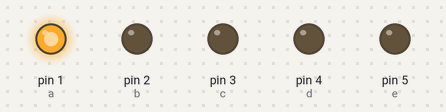
This sketch was run on a simulated Arduino Uno, built with avr-gcc and run on an emulated ATmega328P. On the bench: output pins drawn as LEDs (lit = HIGH).

Above: at 0.5 s.
At 2.5 s:
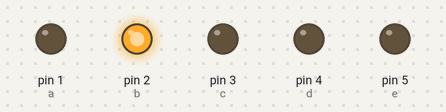
At 4.5 s:
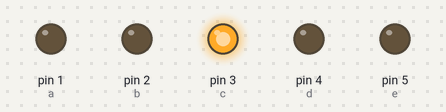
At 6.5 s:
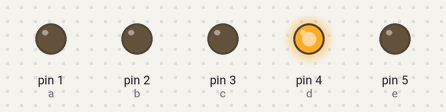
At 8.5 s:
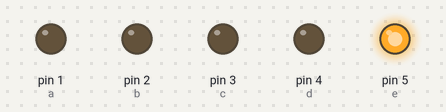
At 11.5 s:
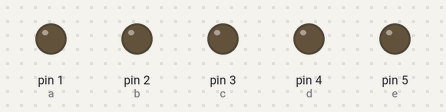
Timing chart, 0 to 13.0 s (numbered marks = the images above):
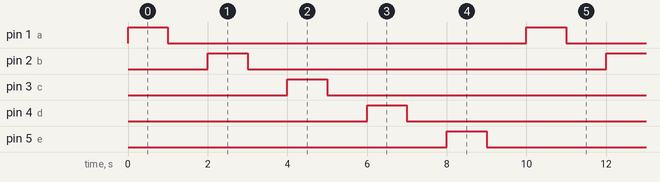

The sketch:

2018_12_17_ex1.ino
```cpp
#define a 1
#define b 2
#define c 3
#define d 4
#define e 5

void setup() {
  // put your setup code here, to run once:
  pinMode(a,OUTPUT);
  digitalWrite(a,LOW);
    pinMode(b,OUTPUT);
  digitalWrite(b,LOW);
    pinMode(c,OUTPUT);
  digitalWrite(c,LOW);
    pinMode(d,OUTPUT);
  digitalWrite(d,LOW);
    pinMode(e,OUTPUT);
  digitalWrite(e,LOW);
}

void loop() {
  // put your main code here, to run repeatedly:
  digitalWrite(a,HIGH);
  delay(1000);
  digitalWrite(a,LOW);
  delay(1000);
    digitalWrite(b,HIGH);
  delay(1000);
  digitalWrite(b,LOW);
  delay(1000);
    digitalWrite(c,HIGH);
  delay(1000);
  digitalWrite(c,LOW);
  delay(1000);
    digitalWrite(d,HIGH);
  delay(1000);
  digitalWrite(d,LOW);
  delay(1000);
    digitalWrite(e,HIGH);
  delay(1000);
  digitalWrite(e,LOW);
  delay(1000);
}
```

Measured:
- by itself, pin 1 (a), pin 2 (b), pin 3 (c), pin 4 (d), pin 5 (e): alternates HIGH for 1.0 s and LOW for 9.0 s
- by itself, everything shown: repeats every 10.0 s, in 10 steps
